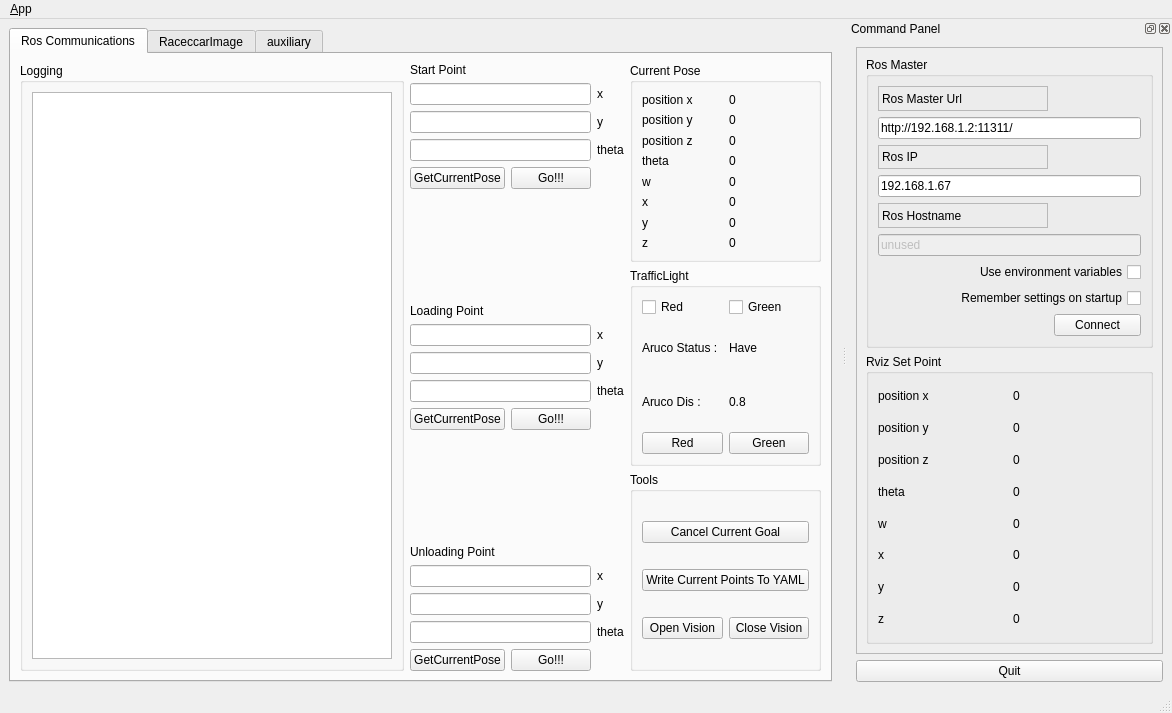
<?xml version="1.0" encoding="UTF-8"?>
<ui version="4.0">
 <class>MainWindowDesign</class>
 <widget class="QMainWindow" name="MainWindowDesign">
  <property name="geometry">
   <rect>
    <x>0</x>
    <y>0</y>
    <width>1172</width>
    <height>713</height>
   </rect>
  </property>
  <property name="windowTitle">
   <string>QRosApp</string>
  </property>
  <property name="windowIcon">
   <iconset resource="../resources/images.qrc">
    <normaloff>:/images/icon.png</normaloff>:/images/icon.png</iconset>
  </property>
  <property name="locale">
   <locale language="English" country="Australia"/>
  </property>
  <widget class="QWidget" name="centralwidget">
   <layout class="QHBoxLayout">
    <item>
     <widget class="QTabWidget" name="tab_manager">
      <property name="minimumSize">
       <size>
        <width>100</width>
        <height>0</height>
       </size>
      </property>
      <property name="locale">
       <locale language="English" country="Australia"/>
      </property>
      <property name="currentIndex">
       <number>0</number>
      </property>
      <widget class="QWidget" name="tab_status">
       <attribute name="title">
        <string>Ros Communications</string>
       </attribute>
       <layout class="QGridLayout" name="gridLayout_7">
        <item row="0" column="0">
         <layout class="QHBoxLayout" name="horizontalLayout_17">
          <item>
           <widget class="QGroupBox" name="groupBox_12">
            <property name="sizePolicy">
             <sizepolicy hsizetype="MinimumExpanding" vsizetype="Preferred">
              <horstretch>0</horstretch>
              <verstretch>0</verstretch>
             </sizepolicy>
            </property>
            <property name="title">
             <string>Logging</string>
            </property>
            <layout class="QGridLayout" name="gridLayout_3">
             <item row="0" column="0">
              <widget class="QListView" name="view_logging"/>
             </item>
            </layout>
           </widget>
          </item>
          <item>
           <layout class="QHBoxLayout" name="horizontalLayout_16">
            <item>
             <layout class="QVBoxLayout" name="verticalLayout_21">
              <item>
               <layout class="QVBoxLayout" name="verticalLayout_20">
                <item>
                 <widget class="QLabel" name="label_13">
                  <property name="text">
                   <string>Start Point </string>
                  </property>
                 </widget>
                </item>
                <item>
                 <layout class="QVBoxLayout" name="verticalLayout_9">
                  <item>
                   <layout class="QHBoxLayout" name="horizontalLayout_4">
                    <item>
                     <layout class="QVBoxLayout" name="verticalLayout_2">
                      <item>
                       <widget class="QLineEdit" name="lineEditStartPointX"/>
                      </item>
                      <item>
                       <widget class="QLineEdit" name="lineEditStartPointY"/>
                      </item>
                      <item>
                       <widget class="QLineEdit" name="lineEditStartPointTheta"/>
                      </item>
                      <item>
                       <layout class="QHBoxLayout" name="horizontalLayout">
                        <item>
                         <widget class="QPushButton" name="pushbuttonStartGetCurrentRvizPoint">
                          <property name="text">
                           <string>GetCurrentPose</string>
                          </property>
                         </widget>
                        </item>
                        <item>
                         <widget class="QPushButton" name="pushButtonGoToStartPoint">
                          <property name="text">
                           <string>Go!!!</string>
                          </property>
                         </widget>
                        </item>
                       </layout>
                      </item>
                     </layout>
                    </item>
                    <item>
                     <layout class="QVBoxLayout" name="verticalLayout_4">
                      <item>
                       <widget class="QLabel" name="label_4">
                        <property name="text">
                         <string>x</string>
                        </property>
                       </widget>
                      </item>
                      <item>
                       <widget class="QLabel" name="label_5">
                        <property name="text">
                         <string>y</string>
                        </property>
                       </widget>
                      </item>
                      <item>
                       <widget class="QLabel" name="label_6">
                        <property name="text">
                         <string>theta</string>
                        </property>
                       </widget>
                      </item>
                      <item>
                       <widget class="QLabel" name="label_17">
                        <property name="text">
                         <string/>
                        </property>
                       </widget>
                      </item>
                     </layout>
                    </item>
                   </layout>
                  </item>
                 </layout>
                </item>
               </layout>
              </item>
              <item>
               <spacer name="verticalSpacer_2">
                <property name="orientation">
                 <enum>Qt::Vertical</enum>
                </property>
                <property name="sizeHint" stdset="0">
                 <size>
                  <width>20</width>
                  <height>20</height>
                 </size>
                </property>
               </spacer>
              </item>
              <item>
               <layout class="QVBoxLayout" name="verticalLayout_14">
                <item>
                 <layout class="QVBoxLayout" name="verticalLayout_10">
                  <item>
                   <widget class="QLabel" name="label_14">
                    <property name="text">
                     <string>Loading Point</string>
                    </property>
                   </widget>
                  </item>
                  <item>
                   <layout class="QHBoxLayout" name="horizontalLayout_2">
                    <item>
                     <layout class="QVBoxLayout" name="verticalLayout_5">
                      <item>
                       <widget class="QLineEdit" name="lineEditLoadingPointX"/>
                      </item>
                      <item>
                       <widget class="QLineEdit" name="lineEditLoadingPointY"/>
                      </item>
                      <item>
                       <widget class="QLineEdit" name="lineEditLoadingPointTheta"/>
                      </item>
                      <item>
                       <layout class="QHBoxLayout" name="horizontalLayout_5">
                        <item>
                         <widget class="QPushButton" name="pushbuttonLoadingGetCurrentRvizPoint">
                          <property name="text">
                           <string>GetCurrentPose</string>
                          </property>
                         </widget>
                        </item>
                        <item>
                         <widget class="QPushButton" name="pushButtonGoToLoadingPoint">
                          <property name="text">
                           <string>Go!!!</string>
                          </property>
                         </widget>
                        </item>
                       </layout>
                      </item>
                     </layout>
                    </item>
                    <item>
                     <layout class="QVBoxLayout" name="verticalLayout_6">
                      <item>
                       <widget class="QLabel" name="label_7">
                        <property name="text">
                         <string>x</string>
                        </property>
                       </widget>
                      </item>
                      <item>
                       <widget class="QLabel" name="label_8">
                        <property name="text">
                         <string>y</string>
                        </property>
                       </widget>
                      </item>
                      <item>
                       <widget class="QLabel" name="label_9">
                        <property name="text">
                         <string>theta</string>
                        </property>
                       </widget>
                      </item>
                      <item>
                       <widget class="QLabel" name="label_16">
                        <property name="text">
                         <string/>
                        </property>
                       </widget>
                      </item>
                     </layout>
                    </item>
                   </layout>
                  </item>
                 </layout>
                </item>
               </layout>
              </item>
              <item>
               <spacer name="verticalSpacer_3">
                <property name="orientation">
                 <enum>Qt::Vertical</enum>
                </property>
                <property name="sizeHint" stdset="0">
                 <size>
                  <width>20</width>
                  <height>40</height>
                 </size>
                </property>
               </spacer>
              </item>
              <item>
               <layout class="QVBoxLayout" name="verticalLayout_11">
                <item>
                 <widget class="QLabel" name="label_15">
                  <property name="text">
                   <string>Unloading Point</string>
                  </property>
                 </widget>
                </item>
                <item>
                 <layout class="QHBoxLayout" name="horizontalLayout_3">
                  <item>
                   <layout class="QVBoxLayout" name="verticalLayout_7">
                    <item>
                     <widget class="QLineEdit" name="lineEditUnLoadingPointX"/>
                    </item>
                    <item>
                     <widget class="QLineEdit" name="lineEditUnLoadingPointY"/>
                    </item>
                    <item>
                     <widget class="QLineEdit" name="lineEditUnLoadingPointTheta"/>
                    </item>
                    <item>
                     <layout class="QHBoxLayout" name="horizontalLayout_6">
                      <item>
                       <widget class="QPushButton" name="pushbuttonUnLoadingGetCurrentRvizPoint">
                        <property name="text">
                         <string>GetCurrentPose</string>
                        </property>
                       </widget>
                      </item>
                      <item>
                       <widget class="QPushButton" name="pushButtonGoToUnLoadingPoint">
                        <property name="text">
                         <string>Go!!!</string>
                        </property>
                       </widget>
                      </item>
                     </layout>
                    </item>
                   </layout>
                  </item>
                  <item>
                   <layout class="QVBoxLayout" name="verticalLayout_8">
                    <item>
                     <widget class="QLabel" name="label_10">
                      <property name="text">
                       <string>x</string>
                      </property>
                     </widget>
                    </item>
                    <item>
                     <widget class="QLabel" name="label_11">
                      <property name="text">
                       <string>y</string>
                      </property>
                     </widget>
                    </item>
                    <item>
                     <widget class="QLabel" name="label_12">
                      <property name="text">
                       <string>theta</string>
                      </property>
                     </widget>
                    </item>
                    <item>
                     <widget class="QLabel" name="label_18">
                      <property name="text">
                       <string/>
                      </property>
                     </widget>
                    </item>
                   </layout>
                  </item>
                 </layout>
                </item>
               </layout>
              </item>
             </layout>
            </item>
            <item>
             <layout class="QVBoxLayout" name="verticalLayout_24">
              <item>
               <widget class="QGroupBox" name="groupBox_3">
                <property name="title">
                 <string>Current Pose</string>
                </property>
                <layout class="QVBoxLayout" name="verticalLayout_13">
                 <item>
                  <layout class="QGridLayout" name="gridLayout_5">
                   <item row="3" column="1">
                    <widget class="QLabel" name="labelShowCurrentPositionTheta">
                     <property name="text">
                      <string>0</string>
                     </property>
                    </widget>
                   </item>
                   <item row="6" column="0">
                    <widget class="QLabel" name="label_38">
                     <property name="text">
                      <string>y</string>
                     </property>
                    </widget>
                   </item>
                   <item row="7" column="1">
                    <widget class="QLabel" name="labelShowCurrentOrientionZ">
                     <property name="text">
                      <string>0</string>
                     </property>
                    </widget>
                   </item>
                   <item row="6" column="1">
                    <widget class="QLabel" name="labelShowCurrentOrientionY">
                     <property name="text">
                      <string>0</string>
                     </property>
                    </widget>
                   </item>
                   <item row="4" column="1">
                    <widget class="QLabel" name="labelShowCurrentOrientionW">
                     <property name="text">
                      <string>0</string>
                     </property>
                    </widget>
                   </item>
                   <item row="7" column="0">
                    <widget class="QLabel" name="label_42">
                     <property name="text">
                      <string>z</string>
                     </property>
                    </widget>
                   </item>
                   <item row="2" column="0">
                    <widget class="QLabel" name="label_39">
                     <property name="text">
                      <string>position z</string>
                     </property>
                    </widget>
                   </item>
                   <item row="4" column="0">
                    <widget class="QLabel" name="label_40">
                     <property name="text">
                      <string>w</string>
                     </property>
                    </widget>
                   </item>
                   <item row="0" column="0">
                    <widget class="QLabel" name="label_36">
                     <property name="text">
                      <string>position x</string>
                     </property>
                    </widget>
                   </item>
                   <item row="1" column="1">
                    <widget class="QLabel" name="labelShowCurrentPositionY">
                     <property name="text">
                      <string>0</string>
                     </property>
                    </widget>
                   </item>
                   <item row="5" column="1">
                    <widget class="QLabel" name="labelShowCurrentOrientionX">
                     <property name="text">
                      <string>0</string>
                     </property>
                    </widget>
                   </item>
                   <item row="1" column="0">
                    <widget class="QLabel" name="label_37">
                     <property name="text">
                      <string>position y</string>
                     </property>
                    </widget>
                   </item>
                   <item row="3" column="0">
                    <widget class="QLabel" name="label_41">
                     <property name="text">
                      <string>theta</string>
                     </property>
                    </widget>
                   </item>
                   <item row="5" column="0">
                    <widget class="QLabel" name="label_45">
                     <property name="text">
                      <string>x</string>
                     </property>
                    </widget>
                   </item>
                   <item row="2" column="1">
                    <widget class="QLabel" name="labelShowCurrentPositionZ">
                     <property name="text">
                      <string>0</string>
                     </property>
                    </widget>
                   </item>
                   <item row="0" column="1">
                    <widget class="QLabel" name="labelShowCurrentPositionX">
                     <property name="text">
                      <string>0</string>
                     </property>
                    </widget>
                   </item>
                  </layout>
                 </item>
                </layout>
               </widget>
              </item>
              <item>
               <widget class="QGroupBox" name="groupBox_5">
                <property name="title">
                 <string>TrafficLight</string>
                </property>
                <layout class="QVBoxLayout" name="verticalLayout_25">
                 <item>
                  <layout class="QHBoxLayout" name="horizontalLayout_14">
                   <item>
                    <widget class="QCheckBox" name="checkBoxRedTrafficLight">
                     <property name="text">
                      <string>Red</string>
                     </property>
                    </widget>
                   </item>
                   <item>
                    <widget class="QCheckBox" name="checkBoxGreenTrafficLight">
                     <property name="text">
                      <string>Green</string>
                     </property>
                    </widget>
                   </item>
                  </layout>
                 </item>
                 <item>
                  <layout class="QGridLayout" name="gridLayout_6">
                   <item row="0" column="0">
                    <widget class="QLabel" name="label_43">
                     <property name="text">
                      <string>Aruco Status :</string>
                     </property>
                    </widget>
                   </item>
                   <item row="0" column="1">
                    <widget class="QLabel" name="labelShowIfHaveAruco">
                     <property name="text">
                      <string>Have</string>
                     </property>
                    </widget>
                   </item>
                   <item row="1" column="0">
                    <widget class="QLabel" name="label_46">
                     <property name="text">
                      <string>Aruco Dis :</string>
                     </property>
                    </widget>
                   </item>
                   <item row="1" column="1">
                    <widget class="QLabel" name="labelShowArucoDis">
                     <property name="text">
                      <string>0.8</string>
                     </property>
                    </widget>
                   </item>
                  </layout>
                 </item>
                 <item>
                  <layout class="QHBoxLayout" name="horizontalLayout_12">
                   <item>
                    <widget class="QPushButton" name="pushButtonForceRacecarNavgationStop">
                     <property name="text">
                      <string>Red</string>
                     </property>
                     <property name="shortcut">
                      <string>S</string>
                     </property>
                    </widget>
                   </item>
                   <item>
                    <widget class="QPushButton" name="pushButtonAllowRacecarNavigationMove">
                     <property name="text">
                      <string>Green</string>
                     </property>
                     <property name="shortcut">
                      <string>W</string>
                     </property>
                    </widget>
                   </item>
                  </layout>
                 </item>
                </layout>
               </widget>
              </item>
              <item>
               <widget class="QGroupBox" name="groupBox_4">
                <property name="title">
                 <string>Tools </string>
                </property>
                <layout class="QHBoxLayout" name="horizontalLayout_15">
                 <item>
                  <layout class="QVBoxLayout" name="verticalLayout_23">
                   <item>
                    <widget class="QPushButton" name="pushButtonCancelCurrentNavGoal">
                     <property name="text">
                      <string>Cancel Current Goal</string>
                     </property>
                     <property name="shortcut">
                      <string>Esc</string>
                     </property>
                    </widget>
                   </item>
                   <item>
                    <widget class="QPushButton" name="pushButtonWriteCurrentPoints">
                     <property name="text">
                      <string>Write Current Points To YAML</string>
                     </property>
                    </widget>
                   </item>
                   <item>
                    <layout class="QVBoxLayout" name="verticalLayout_22">
                     <item>
                      <layout class="QHBoxLayout" name="horizontalLayout_13">
                       <item>
                        <widget class="QPushButton" name="pushButtonOpenSCornerVision">
                         <property name="text">
                          <string>Open Vision</string>
                         </property>
                         <property name="shortcut">
                          <string>Z</string>
                         </property>
                        </widget>
                       </item>
                       <item>
                        <widget class="QPushButton" name="pushButtonCloseSCornerVision">
                         <property name="text">
                          <string>Close Vision</string>
                         </property>
                         <property name="shortcut">
                          <string>X</string>
                         </property>
                        </widget>
                       </item>
                      </layout>
                     </item>
                    </layout>
                   </item>
                  </layout>
                 </item>
                </layout>
               </widget>
              </item>
             </layout>
            </item>
           </layout>
          </item>
         </layout>
        </item>
       </layout>
      </widget>
      <widget class="QWidget" name="tab">
       <attribute name="title">
        <string>RaceccarImage</string>
       </attribute>
       <layout class="QHBoxLayout" name="horizontalLayout_8">
        <item>
         <widget class="QLabel" name="labelShowRacecarImage">
          <property name="text">
           <string>showImage</string>
          </property>
         </widget>
        </item>
       </layout>
      </widget>
      <widget class="QWidget" name="tab_2">
       <attribute name="title">
        <string>auxiliary</string>
       </attribute>
       <widget class="QWidget" name="layoutWidget">
        <property name="geometry">
         <rect>
          <x>220</x>
          <y>120</y>
          <width>522</width>
          <height>151</height>
         </rect>
        </property>
        <layout class="QHBoxLayout" name="horizontalLayout_18">
         <item>
          <layout class="QVBoxLayout" name="verticalLayout_17">
           <item>
            <widget class="QLabel" name="label_28">
             <property name="text">
              <string>Second Rest Area</string>
             </property>
            </widget>
           </item>
           <item>
            <layout class="QHBoxLayout" name="horizontalLayout_10">
             <item>
              <layout class="QVBoxLayout" name="verticalLayout_18">
               <item>
                <widget class="QLineEdit" name="lineEditSecondRestPointX"/>
               </item>
               <item>
                <widget class="QLineEdit" name="lineEditSecondRestPointY"/>
               </item>
               <item>
                <widget class="QLineEdit" name="lineEditSecondRestPointTheta"/>
               </item>
               <item>
                <layout class="QHBoxLayout" name="horizontalLayout_11">
                 <item>
                  <widget class="QPushButton" name="pushbuttonSecondRestPointGetRVIPose">
                   <property name="text">
                    <string>GetCurrentPose</string>
                   </property>
                  </widget>
                 </item>
                 <item>
                  <widget class="QPushButton" name="pushButtonGoToSecondRestPoint">
                   <property name="text">
                    <string>Go!!!</string>
                   </property>
                  </widget>
                 </item>
                </layout>
               </item>
              </layout>
             </item>
             <item>
              <layout class="QVBoxLayout" name="verticalLayout_19">
               <item>
                <widget class="QLabel" name="label_30">
                 <property name="text">
                  <string>x</string>
                 </property>
                </widget>
               </item>
               <item>
                <widget class="QLabel" name="label_32">
                 <property name="text">
                  <string>y</string>
                 </property>
                </widget>
               </item>
               <item>
                <widget class="QLabel" name="label_34">
                 <property name="text">
                  <string>theta</string>
                 </property>
                </widget>
               </item>
               <item>
                <widget class="QLabel" name="label_35">
                 <property name="text">
                  <string/>
                 </property>
                </widget>
               </item>
              </layout>
             </item>
            </layout>
           </item>
          </layout>
         </item>
         <item>
          <layout class="QVBoxLayout" name="verticalLayout_12">
           <item>
            <widget class="QLabel" name="label_21">
             <property name="text">
              <string>First Rest Point</string>
             </property>
            </widget>
           </item>
           <item>
            <layout class="QHBoxLayout" name="horizontalLayout_7">
             <item>
              <layout class="QVBoxLayout" name="verticalLayout_15">
               <item>
                <widget class="QLineEdit" name="lineEditFirstRestPointX"/>
               </item>
               <item>
                <widget class="QLineEdit" name="lineEditFirstRestPointY"/>
               </item>
               <item>
                <widget class="QLineEdit" name="lineEditFirstRestPointTheta"/>
               </item>
               <item>
                <layout class="QHBoxLayout" name="horizontalLayout_9">
                 <item>
                  <widget class="QPushButton" name="pushbuttonFirstRestPointGetRVIPose">
                   <property name="text">
                    <string>GetCurrentPose</string>
                   </property>
                  </widget>
                 </item>
                 <item>
                  <widget class="QPushButton" name="pushButtonGoToFirstRestPoint">
                   <property name="text">
                    <string>Go!!!</string>
                   </property>
                  </widget>
                 </item>
                </layout>
               </item>
              </layout>
             </item>
             <item>
              <layout class="QVBoxLayout" name="verticalLayout_16">
               <item>
                <widget class="QLabel" name="label_22">
                 <property name="text">
                  <string>x</string>
                 </property>
                </widget>
               </item>
               <item>
                <widget class="QLabel" name="label_23">
                 <property name="text">
                  <string>y</string>
                 </property>
                </widget>
               </item>
               <item>
                <widget class="QLabel" name="label_24">
                 <property name="text">
                  <string>theta</string>
                 </property>
                </widget>
               </item>
               <item>
                <widget class="QLabel" name="label_27">
                 <property name="text">
                  <string/>
                 </property>
                </widget>
               </item>
              </layout>
             </item>
            </layout>
           </item>
          </layout>
         </item>
        </layout>
       </widget>
      </widget>
     </widget>
    </item>
   </layout>
  </widget>
  <widget class="QMenuBar" name="menubar">
   <property name="geometry">
    <rect>
     <x>0</x>
     <y>0</y>
     <width>1172</width>
     <height>22</height>
    </rect>
   </property>
   <widget class="QMenu" name="menu_File">
    <property name="title">
     <string>&amp;App</string>
    </property>
    <addaction name="action_Preferences"/>
    <addaction name="separator"/>
    <addaction name="actionAbout"/>
    <addaction name="actionAbout_Qt"/>
    <addaction name="separator"/>
    <addaction name="action_Quit"/>
   </widget>
   <addaction name="menu_File"/>
  </widget>
  <widget class="QStatusBar" name="statusbar"/>
  <widget class="QDockWidget" name="dock_status">
   <property name="sizePolicy">
    <sizepolicy hsizetype="Minimum" vsizetype="Preferred">
     <horstretch>0</horstretch>
     <verstretch>0</verstretch>
    </sizepolicy>
   </property>
   <property name="minimumSize">
    <size>
     <width>325</width>
     <height>613</height>
    </size>
   </property>
   <property name="allowedAreas">
    <set>Qt::RightDockWidgetArea</set>
   </property>
   <property name="windowTitle">
    <string>Command Panel</string>
   </property>
   <attribute name="dockWidgetArea">
    <number>2</number>
   </attribute>
   <widget class="QWidget" name="dockWidgetContents_2">
    <layout class="QVBoxLayout" name="verticalLayout">
     <item>
      <widget class="QFrame" name="frame">
       <property name="sizePolicy">
        <sizepolicy hsizetype="Minimum" vsizetype="Preferred">
         <horstretch>0</horstretch>
         <verstretch>0</verstretch>
        </sizepolicy>
       </property>
       <property name="frameShape">
        <enum>QFrame::StyledPanel</enum>
       </property>
       <property name="frameShadow">
        <enum>QFrame::Raised</enum>
       </property>
       <layout class="QVBoxLayout" name="verticalLayout_3">
        <item>
         <widget class="QGroupBox" name="groupBox">
          <property name="title">
           <string>Ros Master</string>
          </property>
          <layout class="QGridLayout" name="gridLayout">
           <item row="0" column="0">
            <widget class="QLabel" name="label">
             <property name="frameShape">
              <enum>QFrame::StyledPanel</enum>
             </property>
             <property name="frameShadow">
              <enum>QFrame::Raised</enum>
             </property>
             <property name="text">
              <string>Ros Master Url</string>
             </property>
            </widget>
           </item>
           <item row="1" column="0" colspan="2">
            <widget class="QLineEdit" name="line_edit_master">
             <property name="text">
              <string>http://192.168.1.2:11311/</string>
             </property>
            </widget>
           </item>
           <item row="2" column="0">
            <widget class="QLabel" name="label_2">
             <property name="frameShape">
              <enum>QFrame::StyledPanel</enum>
             </property>
             <property name="frameShadow">
              <enum>QFrame::Raised</enum>
             </property>
             <property name="text">
              <string>Ros IP</string>
             </property>
            </widget>
           </item>
           <item row="3" column="0" colspan="2">
            <widget class="QLineEdit" name="line_edit_host">
             <property name="text">
              <string>192.168.1.67</string>
             </property>
            </widget>
           </item>
           <item row="4" column="0">
            <widget class="QLabel" name="label_3">
             <property name="frameShape">
              <enum>QFrame::StyledPanel</enum>
             </property>
             <property name="frameShadow">
              <enum>QFrame::Raised</enum>
             </property>
             <property name="text">
              <string>Ros Hostname</string>
             </property>
            </widget>
           </item>
           <item row="5" column="0" colspan="2">
            <widget class="QLineEdit" name="line_edit_topic">
             <property name="enabled">
              <bool>false</bool>
             </property>
             <property name="text">
              <string>unused</string>
             </property>
            </widget>
           </item>
           <item row="6" column="0" colspan="2">
            <widget class="QCheckBox" name="checkbox_use_environment">
             <property name="layoutDirection">
              <enum>Qt::RightToLeft</enum>
             </property>
             <property name="text">
              <string>Use environment variables</string>
             </property>
            </widget>
           </item>
           <item row="7" column="0" colspan="2">
            <widget class="QCheckBox" name="checkbox_remember_settings">
             <property name="layoutDirection">
              <enum>Qt::RightToLeft</enum>
             </property>
             <property name="text">
              <string>Remember settings on startup</string>
             </property>
            </widget>
           </item>
           <item row="8" column="1">
            <widget class="QPushButton" name="button_connect">
             <property name="enabled">
              <bool>true</bool>
             </property>
             <property name="sizePolicy">
              <sizepolicy hsizetype="MinimumExpanding" vsizetype="Fixed">
               <horstretch>0</horstretch>
               <verstretch>0</verstretch>
              </sizepolicy>
             </property>
             <property name="toolTip">
              <string>Set the target to the current joint trajectory state.</string>
             </property>
             <property name="statusTip">
              <string>Clear all waypoints and set the target to the current joint trajectory state.</string>
             </property>
             <property name="text">
              <string>Connect</string>
             </property>
            </widget>
           </item>
           <item row="8" column="0">
            <spacer name="horizontalSpacer">
             <property name="orientation">
              <enum>Qt::Horizontal</enum>
             </property>
             <property name="sizeHint" stdset="0">
              <size>
               <width>170</width>
               <height>21</height>
              </size>
             </property>
            </spacer>
           </item>
          </layout>
         </widget>
        </item>
        <item>
         <widget class="QGroupBox" name="groupBox_2">
          <property name="title">
           <string>Rviz Set Point</string>
          </property>
          <layout class="QGridLayout" name="gridLayout_4">
           <item row="0" column="0">
            <layout class="QGridLayout" name="gridLayout_2">
             <item row="0" column="0">
              <widget class="QLabel" name="label_31">
               <property name="text">
                <string>position x</string>
               </property>
              </widget>
             </item>
             <item row="0" column="1">
              <widget class="QLabel" name="labelPositionX">
               <property name="text">
                <string>0</string>
               </property>
              </widget>
             </item>
             <item row="1" column="0">
              <widget class="QLabel" name="label_19">
               <property name="text">
                <string>position y</string>
               </property>
              </widget>
             </item>
             <item row="1" column="1">
              <widget class="QLabel" name="labelPositionY">
               <property name="text">
                <string>0</string>
               </property>
              </widget>
             </item>
             <item row="2" column="0">
              <widget class="QLabel" name="label_20">
               <property name="text">
                <string>position z</string>
               </property>
              </widget>
             </item>
             <item row="2" column="1">
              <widget class="QLabel" name="labelPositionZ">
               <property name="text">
                <string>0</string>
               </property>
              </widget>
             </item>
             <item row="3" column="0">
              <widget class="QLabel" name="label_25">
               <property name="text">
                <string>theta</string>
               </property>
              </widget>
             </item>
             <item row="3" column="1">
              <widget class="QLabel" name="labelPositionTheta">
               <property name="text">
                <string>0</string>
               </property>
              </widget>
             </item>
             <item row="4" column="0">
              <widget class="QLabel" name="label_33">
               <property name="text">
                <string>w</string>
               </property>
              </widget>
             </item>
             <item row="4" column="1">
              <widget class="QLabel" name="labelOrientionW">
               <property name="text">
                <string>0</string>
               </property>
              </widget>
             </item>
             <item row="5" column="0">
              <widget class="QLabel" name="label_44">
               <property name="text">
                <string>x</string>
               </property>
              </widget>
             </item>
             <item row="5" column="1">
              <widget class="QLabel" name="labelOrientionX">
               <property name="text">
                <string>0</string>
               </property>
              </widget>
             </item>
             <item row="6" column="0">
              <widget class="QLabel" name="label_29">
               <property name="text">
                <string>y</string>
               </property>
              </widget>
             </item>
             <item row="6" column="1">
              <widget class="QLabel" name="labelOrientionY">
               <property name="text">
                <string>0</string>
               </property>
              </widget>
             </item>
             <item row="7" column="0">
              <widget class="QLabel" name="label_26">
               <property name="text">
                <string>z</string>
               </property>
              </widget>
             </item>
             <item row="7" column="1">
              <widget class="QLabel" name="labelOrientionZ">
               <property name="text">
                <string>0</string>
               </property>
              </widget>
             </item>
            </layout>
           </item>
          </layout>
         </widget>
        </item>
       </layout>
      </widget>
     </item>
     <item>
      <widget class="QPushButton" name="quit_button">
       <property name="sizePolicy">
        <sizepolicy hsizetype="MinimumExpanding" vsizetype="Fixed">
         <horstretch>0</horstretch>
         <verstretch>0</verstretch>
        </sizepolicy>
       </property>
       <property name="text">
        <string>Quit</string>
       </property>
      </widget>
     </item>
    </layout>
   </widget>
  </widget>
  <action name="action_Quit">
   <property name="text">
    <string>&amp;Quit</string>
   </property>
   <property name="shortcut">
    <string>Ctrl+Q</string>
   </property>
   <property name="shortcutContext">
    <enum>Qt::ApplicationShortcut</enum>
   </property>
  </action>
  <action name="action_Preferences">
   <property name="text">
    <string>&amp;Preferences</string>
   </property>
  </action>
  <action name="actionAbout">
   <property name="text">
    <string>&amp;About</string>
   </property>
  </action>
  <action name="actionAbout_Qt">
   <property name="text">
    <string>About &amp;Qt</string>
   </property>
  </action>
 </widget>
 <resources>
  <include location="../resources/images.qrc"/>
 </resources>
 <connections>
  <connection>
   <sender>action_Quit</sender>
   <signal>triggered()</signal>
   <receiver>MainWindowDesign</receiver>
   <slot>close()</slot>
   <hints>
    <hint type="sourcelabel">
     <x>-1</x>
     <y>-1</y>
    </hint>
    <hint type="destinationlabel">
     <x>399</x>
     <y>299</y>
    </hint>
   </hints>
  </connection>
  <connection>
   <sender>quit_button</sender>
   <signal>clicked()</signal>
   <receiver>MainWindowDesign</receiver>
   <slot>close()</slot>
   <hints>
    <hint type="sourcelabel">
     <x>859</x>
     <y>552</y>
    </hint>
    <hint type="destinationlabel">
     <x>469</x>
     <y>299</y>
    </hint>
   </hints>
  </connection>
 </connections>
</ui>
